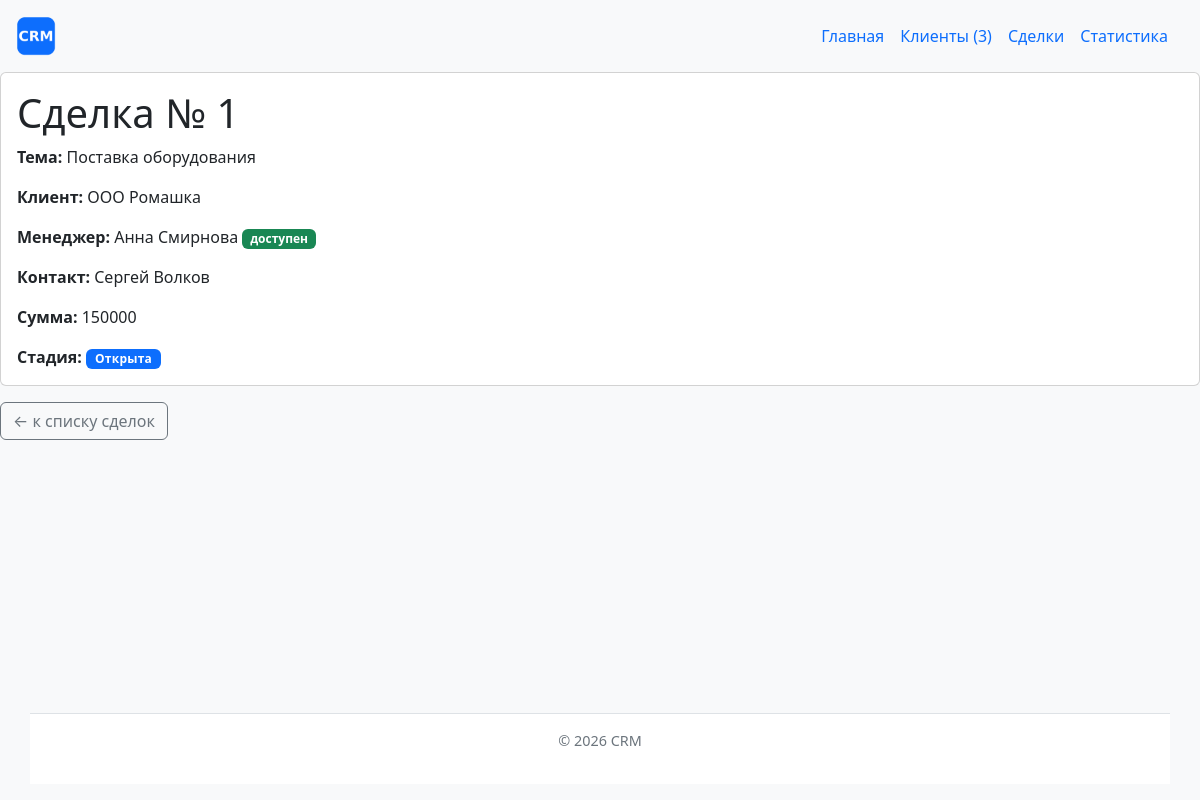
The page /deals/1/ on the database its author committed.
### deals/models.py (models this page shows, shortened)
class Deal(models.Model):
    class Stage(models.TextChoices):
        OPEN = 'Открыта', 'Открыта'
        WON = 'Выиграна', 'Выиграна'
        LOST = 'Проиграна', 'Проиграна'
        CANCELLED = 'Отменена', 'Отменена'
    client = models.ForeignKey(
        Client, on_delete=models.CASCADE, related_name='deals', verbose_name="Клиент"
    )
    manager = models.ForeignKey(
        Manager, on_delete=models.CASCADE, related_name='deals', verbose_name="Менеджер"
    )
    contact = models.ForeignKey(
        Contact, on_delete=models.SET_NULL, null=True, blank=True, related_name='deals', verbose_name="Контакт"
    )
    amount = models.FloatField(verbose_name="Сумма")
    title = models.CharField(max_length=250, blank=True, verbose_name="Тема")
    stage = models.CharField(
        max_length=50,
        choices=Stage.choices,
        default=Stage.OPEN,
        verbose_name="Стадия"
    )
    class Meta:
        verbose_name = "Сделка"
        verbose_name_plural = "Сделки"

### clients/models.py (models this page shows, shortened)
class Client(models.Model):
    class Status(models.TextChoices):
        NEW = 'Новый', 'Новый'
        IN_PROGRESS = 'В работе', 'В работе'
        CLOSED = 'Закрыт', 'Закрыт'
        REJECTED = 'Отказ', 'Отказ'
    name = models.CharField(max_length=256, verbose_name="Название")
    status = models.CharField(
        max_length=50,
        choices=Status.choices,
        default=Status.NEW,
        verbose_name="Статус"
    )
    created = models.DateField(
        default=date.today, verbose_name="Дата создания")
    slug = models.SlugField(
        max_length=255,
        unique=True,
        blank=True,
        editable=False,
        verbose_name="URL-идентификатор"
    )
    is_vip = models.BooleanField(
        default=False,
        verbose_name="VIP-клиент"
    )
    class Meta:
        verbose_name = "Клиент"
        verbose_name_plural = "Клиенты"
        ordering = ['name']

class Manager(models.Model):
    name = models.CharField(max_length=256, verbose_name="Имя")
    email = models.EmailField(verbose_name="Email")
    class Meta:
        verbose_name = "Менеджер"
        verbose_name_plural = "Менеджеры"
        ordering = ['name']

class Contact(models.Model):
    client = models.ForeignKey(
        Client,
        on_delete=models.CASCADE,
        related_name='contacts',
        verbose_name="Клиент"
    )
    name = models.CharField(max_length=256, verbose_name="Имя контакта")
    phone = models.CharField(max_length=50, verbose_name="Телефон")
    position = models.CharField(
        max_length=100, blank=True, verbose_name="Должность")
    class Meta:
        verbose_name = "Контакт"
        verbose_name_plural = "Контакты"

### deals/views.py (the view)
# urls.py: path("<int:deal_id>/", views.deal_detail, name="detail"),
def deal_detail(request, deal_id):
    deal = get_object_or_404(
        Deal.objects.select_related('client', 'manager', 'contact'),
        pk=deal_id
    )
    open_count = deal.manager.deals.filter(stage=Deal.Stage.OPEN).count()
    manager_available = open_count < 5
    context = {"deal": deal, "manager_available": manager_available}
    return render(request, "deals/deal_detail.html", context)

### clients/context_processors.py (called while the page is built)
def crm_context(request):
    return {
        "site_name": "CRM Система",
        "clients_count": Client.objects.count(),
    }

### deals/templates/deals/deal_detail.html (shortened to what this page needs)
{% extends "base.html" %}
{% block content %}
    {% if deal %}
        <div class="card">
            <div class="card-body">
                <h1 class="card-title">
                    Сделка № {{ deal.id }}
                </h1>
                <p class="card-text">
                    <strong>Тема:</strong>
                    {{ deal.title|default:"не указана" }}
                </p>
                <p class="card-text">
                    <strong>Клиент:</strong> {{ deal.client.name }}
                </p>
                <p class="card-text">
                    <strong>Менеджер:</strong> {{ deal.manager.name }}
                    {% if manager_available %}
                        <span class="badge bg-success">доступен</span>
                    {% else %}
                        <span class="badge bg-warning text-dark">загружен</span>
                    {% endif %}
                </p>
                {% if deal.contact %}
                    <p class="card-text">
                        <strong>Контакт:</strong> {{ deal.contact.name }}
                    </p>
                {% endif %}
                <p class="card-text">
                    <strong>Сумма:</strong> {{ deal.amount|floatformat:0 }}
                </p>
                <p class="card-text">
                    <strong>Стадия:</strong>
                    {% include "deals/includes/deal_status.html" %}
                </p>
            </div>
        </div>
    {% else %}
        <h1 class="text-danger">Сделка не найдена</h1>
        <p>Сделка с указанным идентификатором отсутствует.</p>
    {% endif %}
    <a href="{% url 'deals:list' %}" class="btn btn-outline-secondary mt-3">
        &larr; к списку сделок
    </a>
{% endblock %}

### deals/templates/deals/includes/deal_status.html
{% if deal.stage == deal.Stage.OPEN %}
    <span class="badge bg-primary deal-status deal-status-open">
        {{ deal.get_stage_display }}
    </span>
{% elif deal.stage == deal.Stage.WON %}
    <span class="badge bg-success deal-status deal-status-won">
        {{ deal.get_stage_display }}
    </span>
{% elif deal.stage == deal.Stage.LOST %}
    <span class="badge bg-danger deal-status deal-status-lost">
        {{ deal.get_stage_display }}
    </span>
{% else %}
    <span class="badge bg-secondary deal-status deal-status-cancelled">
        {{ deal.get_stage_display }}
    </span>
{% endif %}

### homepage/static/homepage/css/style.css (style rules this page uses)
*, *::before, *::after { box-sizing: border-box; }
html, body { height: 100%; }
body { display: flex; flex-direction: column; min-height: 100vh; margin: 0; background-color: #f8f9fa; font-family: system-ui, -apple-system, "Segoe UI", Roboto, sans-serif; }
.deal-status { display: inline-block; font-weight: 600; letter-spacing: 0.02em; padding: 0.35em 0.75em; border-radius: 0.375rem; line-height: 1; white-space: nowrap; }

### rows shown on the page
Deal: id "1", title "Поставка оборудования", client.name "ООО Ромашка", manager.name "Анна Смирнова", contact.name "Сергей Волков", amount "150000", stage "Открыта"

### other values the page prints
{{ clients_count }} "3"
